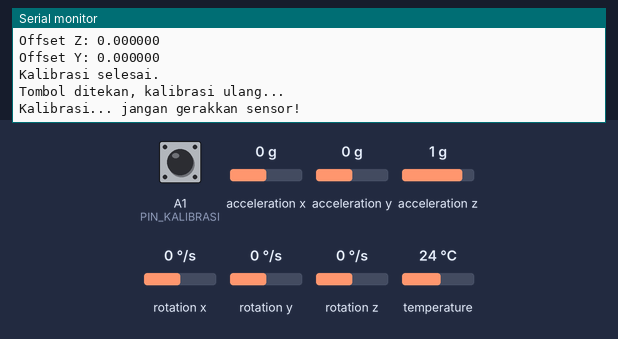
Recording of a sketch running on a simulated Arduino Uno, built with avr-gcc and run on an emulated ATmega328P. On the bench: the last lines printed to the serial monitor. The test bench sets the inputs (shaded band); at power-on: rotation y 0 °/s, A1 (PIN_KALIBRASI) HIGH, rotation z 0 °/s, acceleration x 0 g, acceleration y 0 g, acceleration z 1 g, rotation x 0 °/s, temperature 24 °C. No radio packets arrive unless stated.

Above: at 7.8 s.
7.9 s: rotation y set to -192 °/s
9.4 s: A1 (PIN_KALIBRASI) pulled LOW for 3.2 s
At 11.55 s:
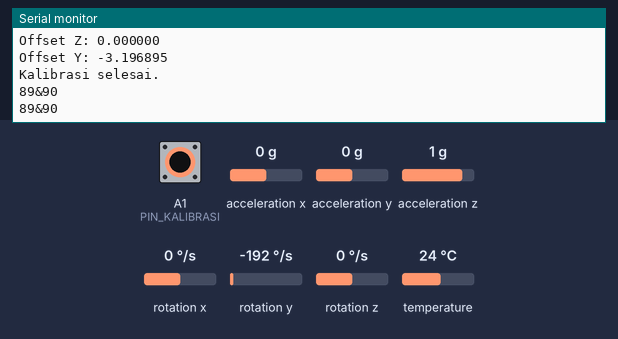
14.1 s: rotation z set to -192 °/s
At 15.2 s:
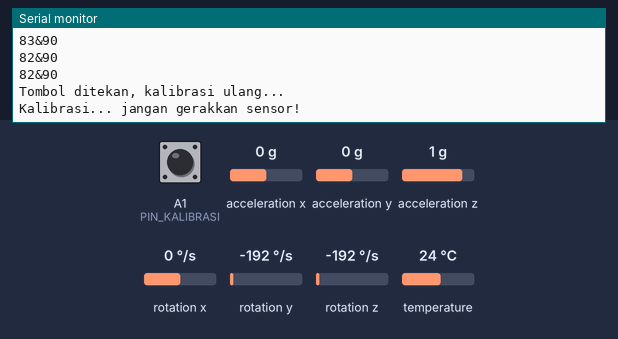
15.6 s: rotation y set to -100 °/s
17.1 s: A1 (PIN_KALIBRASI) pulled LOW for 1 s
At 17.46 s:
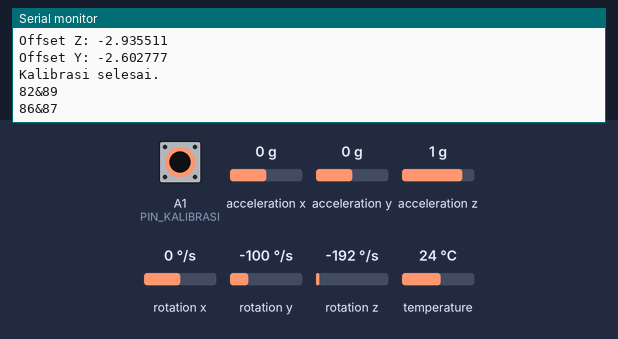
Timing chart, 0 to 20.1 s (numbered marks = the images above; inputs shaded):
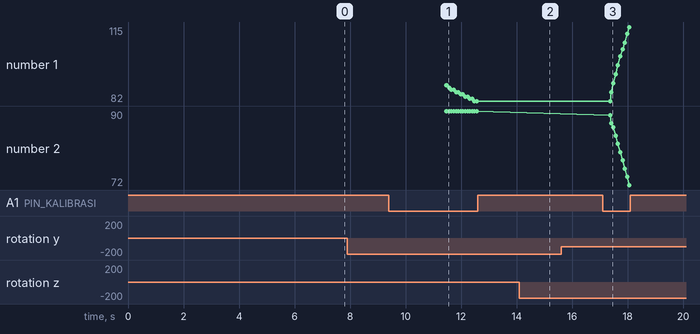

The sketch:

transmitter.ino
```cpp
#include <Adafruit_MPU6050.h>
#include <Adafruit_Sensor.h>
#include <Wire.h>
#include <SPI.h>
#include <LoRa.h>

Adafruit_MPU6050 mpu;

float angleY = 90;
float angleZ = 90;

float alpha = 0.96; // untuk complementary filter
float gz_offset = 0;
float gy_offset = 0;

unsigned long lastTime = 0;

// Pin kalibrasi
#define PIN_KALIBRASI A1

void setup() {
  Serial.begin(9600);
  while (!Serial) delay(10);

  pinMode(PIN_KALIBRASI, INPUT_PULLUP); // tombol dengan active LOW

  Serial.println("Inisialisasi MPU6050...");
  if (!mpu.begin()) {
    Serial.println("MPU6050 tidak ditemukan!");
    while (1) delay(10);
  }
  Serial.println("MPU6050 ditemukan.");

  mpu.setGyroRange(MPU6050_RANGE_500_DEG);
  mpu.setFilterBandwidth(MPU6050_BAND_5_HZ); // lebih smooth

  Serial.println("Inisialisasi LoRa...");
  if (!LoRa.begin(433E6)) {
    Serial.println("Starting LoRa failed!");
    while (1);
  }

  // Konfigurasi LoRa:
  LoRa.setTxPower(20);                // Daya pancar maksimum (2 - 20)
  LoRa.setSpreadingFactor(7);        // Jangkauan maksimum, kecepatan rendah (6 - 12)
  LoRa.setSignalBandwidth(125E3);    // Lebar pita sinyal (default 125E3)
  LoRa.setCodingRate4(5);             // Rasio coding 4/8 (range: 5 - 8)
  LoRa.setGain(6);                    // Gain maksimum (0 - 6)

  Serial.println("Kalibrasi dalam 3 detik...");
  delay(3000);
  calibrateGyro();

  lastTime = millis();
}

void loop() {
  // Cek tombol kalibrasi
  if (digitalRead(PIN_KALIBRASI) == HIGH) {
    Serial.println("\nTombol ditekan, kalibrasi ulang...");
    delay(1000); // debounce delay
    calibrateGyro();
  }

  sensors_event_t acc, gyro, temp;
  mpu.getEvent(&acc, &gyro, &temp);

  unsigned long now = millis();
  float dt = (now - lastTime) / 1000.0;
  lastTime = now;

  if (dt <= 0 || dt > 1) return;

  // Ambil data accelerometer dan gyroscope
  float ax = acc.acceleration.x;
  float az = acc.acceleration.z;
  float gy_dps = (gyro.gyro.y - gy_offset) * 57.2958;
  float gz_dps = (gyro.gyro.z - gz_offset) * 57.2958;

  // Hitung sudut dari accelerometer (pitch)
  float accAngleY = atan2(az, ax) * 180.0 / PI;

  // Filter gabungan gyro + accel
  angleY = alpha * (angleY + gy_dps * dt) + (1 - alpha) * accAngleY;
  angleZ += gz_dps * dt;

  angleY = constrain(angleY, 0, 180);
  angleZ = constrain(angleZ, 0, 180);

  // Kirim ke receiver
  String val = String(int(angleY)) + "&" + String(int(angleZ));
  Serial.println(val);

  LoRa.beginPacket();
  LoRa.print(val);
  LoRa.endPacket();

  delay(20);
}

void calibrateGyro() {
  Serial.println("Kalibrasi... jangan gerakkan sensor!");
  float sum_gz = 0;
  float sum_gy = 0;
  const int samples = 500;

  for (int i = 0; i < samples; i++) {
    sensors_event_t acc, gyro, temp;
    mpu.getEvent(&acc, &gyro, &temp);
    sum_gz += gyro.gyro.z;
    sum_gy += gyro.gyro.y;
    delay(5);
  }

  gz_offset = sum_gz / samples;
  gy_offset = sum_gy / samples;

  Serial.print("Offset Z: "); Serial.println(gz_offset, 6);
  Serial.print("Offset Y: "); Serial.println(gy_offset, 6);
  Serial.println("Kalibrasi selesai.\n");
}
```

Measured:
- after the input at 9.4 s, the serial monitor: prints a new line after 2.1 s (image 1)
- after the input at 17.1 s, the serial monitor: prints a new line after 0.27 s (image 3)
- plotted number 1: 82 → 115 after the input at 17.1 s
- plotted number 2: 90 → 72 after the input at 17.1 s
